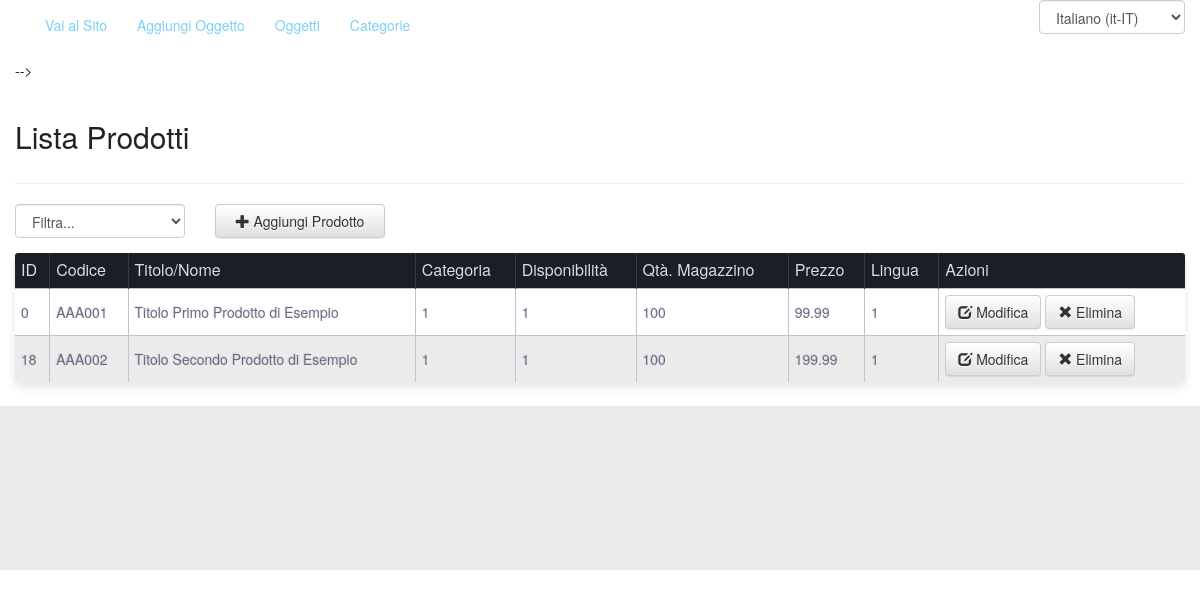
The app's page /Admin/showItems (signed in), older data.
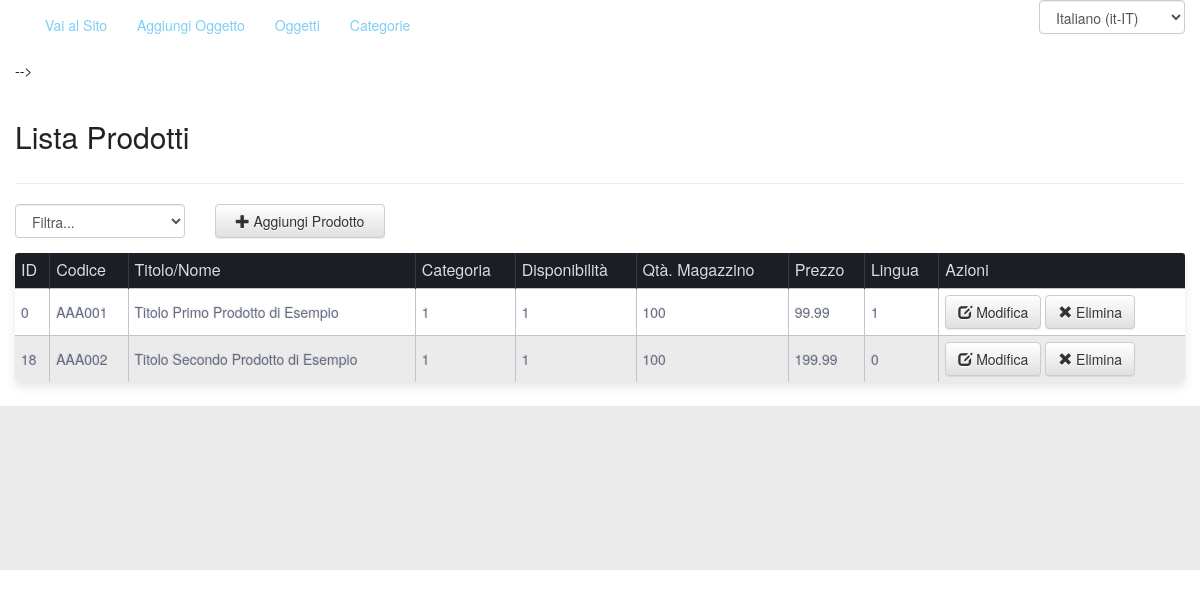
The same page, newer data.
### tables this page shows
CREATE TABLE `acms_shop_items` (
  `item_id` int(11) NOT NULL,
  `item_code` varchar(45) DEFAULT NULL,
  `fk_category_id` int(11) DEFAULT NULL,
  `item_status` tinyint(1) DEFAULT '0',
  `item_stock` int(11) DEFAULT NULL,
  `item_price` float DEFAULT NULL,
  `item_title` varchar(100) DEFAULT NULL,
  `item_weight` varchar(45) DEFAULT NULL,
  `item_color` varchar(45) DEFAULT NULL,
  `item_short_desc` varchar(100) DEFAULT NULL,
  `item_long_desc` text,
  `item_meta_keywords` varchar(150) DEFAULT NULL,
  `item_meta_description` varchar(150) DEFAULT NULL,
  `fk_lang_id` int(11) NOT NULL
);

### controllers/Admin.php (called while the page is built, shortened)
<?php
class Admin extends Controller
{
    function index()
    {
        $this->getView('pages/page_default');
    }
    function showItems($args)
    {
        $this->args = $args;
        $shop_model = $this->getModel('ShopModel');
        $this->items = $shop_model->getItems();
        $this->index($this->args);
    }
}

### index.php (called while the page is built, shortened)
<?php
require_once(__DIR__.'/Config.php');
require_once(Config::$abs_path.'/libs/php/Session.php');
require_once(Config::$abs_path.'/libs/php/Database.php');
require_once(Config::$abs_path.'/controllers/Controller.php');
require_once(Config::$abs_path.'/App.php');
(new App());

### libs/php/Session.php (called while the page is built, shortened)
<?php
class Session
{
    public static function get($key)
    {
        if (isset($_SESSION[$key]))
        {
            return $_SESSION[$key];
        }else{
            return FALSE;
        }
    }
}

### libs/php/Database.php (called while the page is built, shortened)
<?php
class Database
{
    public $mysqli;
    public function __construct()
    {
        $this->mysqli = new mysqli( Config::$db_host, Config::$db_user, Config::$db_pass, Config::$db_name);
    }
    public function queryExec($query='')
    {
        $_query = str_replace("#_", Config::$db_prefix, $query);
        if (!$result = $this->mysqli->query($_query)) {
            echo "<b>Database() say: </b>query problems<br>";
            echo "Query: " . $_query . "<br>";
            echo "Errno: " . $this->mysqli->errno . "<br>";
            echo "Error: " . $this->mysqli->error . "<br>";
            exit;
        }
        return $result;
    }
}

### models/ShopModel.php (called while the page is built, shortened)
<?php
class ShopModel extends Model
{
    function getItems($fk_category_id=NULL, $item_code=NULL)
    {
        $query = "SELECT * FROM #_shop_items ";
        $result = $this->queryExec($query);
        $data = array();
        while($row = $result->fetch_object()){
            array_push($data, $row);
        }
        if(!$result){
            return FALSE;
        }else{
            return $data;
        }
    }
}

### views/admin/shop/items_list.php (the view, shortened to what this page needs)
<div class="items_list">
    <div class="row">
        <div class="col-xs-12 col-sm-12 col-md-12 col-lg-12">
            <h2>Lista Prodotti</h2>
        </div>
    </div><hr/>
    <div class="row">
        <div class="col-xs-6 col-sm-3 col-md-2 col-lg-2">
            <div class="form-group">
                <select name="items_list_filter" id="items_list_filter" class="form-control">
                    <option value="NULL">Filtra...</option>
                </select>
            </div>
        </div>
        <div class="col-xs-6 col-sm-3 col-md-2 col-lg-2">
            <div class="form-group">
                <a href="<?=Config::$web_path;?>/Admin/addItem" class="btn btn-default form-control">
                    <span class="glyphicon glyphicon-plus"></span> Aggiungi Prodotto
                </a>
            </div>
        </div>
    </div>
    <?php if(isset($this->items) && $this->items!==FALSE):?>
    <table>
        <tbody>
            <tr>
                <th>ID</th>
                <th>Codice</th>
                <th>Titolo/Nome</th>
                <th>Categoria</th>
                <th>Disponibilit&agrave;</th>
                <th>Qt&agrave;. Magazzino</th>
                <th>Prezzo</th>
                <th>Lingua</th>
                <th>Azioni</th>
            </tr>
            <?php foreach($this->items as $item_val):?>
                <tr>
                    <td><?=$item_val->item_id;?></td>
                    <td><?=$item_val->item_code;?></td>
                    <td><?=$item_val->item_title;?></td>
                    <td><?=$item_val->fk_category_id;?></td>
                    <td><?=$item_val->item_status;?></td>
                    <td><?=$item_val->item_stock;?></td>
                    <td><?=$item_val->item_price;?></td>
                    <td><?=$item_val->fk_lang_id;?></td>
                    <td>
                        <a href="<?=Config::$web_path;?>/Admin/editItem/<?=$item_val->item_id;?>" class="btn btn-default"><span class="glyphicon glyphicon-edit"></span> Modifica</a>
                        <a href="<?=Config::$web_path;?>/Admin/deleteItem/<?=$item_val->item_id;?>" class="btn btn-default"><span class="glyphicon glyphicon-remove"></span> Elimina</a>
                    </td>
                </tr>
            <?php endforeach;?>
        </tbody>
    </table>
    <?php endif;?>
</div>

### App.php (shortened to what this page needs)
<?php
class App
{
    protected $controller = 'Page';
    protected $method = 'index';
    protected $params = array();
    public function __construct()
    {
        $url = $this->parseUrl();
        if($url)
        {
            if( file_exists(__DIR__ . '/controllers/' . $url[0] . '.php') )
            {
                $this->controller = $url[0];
                unset($url[0]);
                $this->controller = new $this->controller;
                if( isset($url[1]) && method_exists($this->controller, $url[1]))
                {
                    $this->method = $url[1];
                    unset($url[1]);
                }
            }
            $this->params = $url ? array_values($url) : array();
            call_user_func_array(array($this->controller, $this->method), array($this->params));
        }else{
            require_once(dirname(__FILE__) . '/controllers/' . $this->controller . '.php');
            $this->controller = new $this->controller;
            call_user_func_array(array($this->controller, $this->method), array($this->params));
        }
    }
    public function parseUrl()
    {
        $get = filter_input_array(INPUT_GET, FILTER_SANITIZE_STRING);
        if(isset($get['url'])){
            return $url = explode('/', filter_var(rtrim($get['url'], '/'), FILTER_SANITIZE_URL) );
        }else{
            return FALSE;
        }
    }
}

### views/pages/page_default.php (shortened to what this page needs)
<!DOCTYPE html>
<html lang="en" data-localization="<?=Session::get('lang') ? Session::get('lang') : Config::$default_lang;?>">
    <head>
        <link href="<?=Config::$web_path;?>/libs/bootstrap/css/bootstrap.min.css" rel="stylesheet">
        <link href="<?=Config::$web_path;?>/libs/bootstrap/css/bootstrap-theme.min.css" rel="stylesheet">
        <link href="<?=Config::$web_path;?>/css/app_style.css" rel="stylesheet">
        <link href="<?=Config::$web_path;?>/themes/<?=Config::$theme;?>/css/theme.css" rel="stylesheet">
        <link type="text/css" rel="stylesheet" href="<?=Config::$web_path;?>/js/libs/jquery-ui-1.11.4/jquery-ui.min.css" />
        <link type="text/css" rel="stylesheet" href="<?=Config::$web_path;?>/js/libs/sweetalert-master/dist/sweetalert.css" />
        <link type="text/css" rel="stylesheet" href="<?=Config::$web_path;?>/js/libs/jonthornton-jquery-timepicker/jquery.timepicker.css" />
    </head>
    <body>
        <div class="container-fluid">
            <header class="row">
                <div class="header-content col-xs-12 col-sm-12 col-md-12 col-lg-12">
                    <?php $this->getInclude('header-content');?>
                </div>
        <div class="container-fluid">
            <div class="main-content">
                <?php $this->getInclude('main-content') ?>
            </div>
        </div>
        <div class="container-fluid">
            <footer class="row">
                <div class="footer-content col-xs-12 col-sm-12 col-md-12 col-lg-12">
                </div>
            </footer>
        </div>
    </body>
</html>

### controllers/Controller.php (shortened to what this page needs)
<?php
class Controller
{
    public $includes = array("positions"=>array());
    public function getModel($model='')
    {
        return new $model();
    }
    public function getView($view="", $data=NULL )
    {
        require_once(Config::$abs_path.'/views/'.$view.'.php');
    }
    public function includeView($view="", $position="")
    {
        $view_path = Config::$abs_path.'/views/'.$view.'.php';
        if($position!=""){
            $this->includes['positions'][$position] = $view_path;
        }else{
            array_push($this->includes, $view_path);
        }
    }
    public function getInclude($position="")
    {
        if( isset($this->includes['positions'][$position]) )
        {
            require_once( $this->includes['positions'][$position] );
        }
    }
}

### views/admin/nav/menu.php (shortened to what this page needs)
<div class="main_menu">
    <div class="main_menu_wrapper">
        <?php if(isset($this->menus["main_menu"])): ?>
            <div id="navbar" class="navbar-collapse collapse">
                <ul class="nav navbar-nav">
                    <li>
                        <a href="<?=Config::$web_path;?>" target="_blank">
                            Vai al Sito
                        </a>
                    </li>
                    <li>
                        <a href="<?=Config::$web_path;?>/Admin/addItem">
                            Aggiungi Oggetto
                        </a>
                    </li>
                    <li>
                        <a href="<?=Config::$web_path;?>/Admin/showItems">
                            Oggetti
                        </a>
                    </li>
                    <li>
                        <a href="<?=Config::$web_path;?>/Admin/showCategories">
                            Categorie
                        </a>
                    </li>
                </ul>
                <ul class="nav navbar-nav navbar-right">
                            <?php include(__DIR__ . '/lang_menu.php');?>
                    -->
            </div>
        <?php endif;?>
    </div>
</div>

### views/nav/lang_menu.php (shortened to what this page needs)
        <div class="form-group">
            <select id="languageCode" name="language_code" class="form-control">
                <option value="it-IT" <?=Session::get('lang')==="it-IT" ? 'selected' : ''; ?>>
                    Italiano (it-IT)
                </option>
            </select>
        </div>
</div>

### css/app_style.css (style rules this page uses)
a, a:hover, a:focus, a:visited { text-decoration: none; }

### themes/default/css/theme.css (style rules this page uses)
html, body { color: #222; }
a { color: #7ecff4; }
select, option { color: #222; }
footer { min-height: 164px; margin-top: 24px; margin-bottom: 0; background: #EBEBEB; }
table { background: white; border-radius:3px; border-collapse: collapse; margin: auto; padding:5px; width: 100%; box-shadow: 0 5px 10px rgba(0, 0, 0, 0.1); animation: float 5s infinite; }
th { color:#D5DDE5;; background:#1b1e24; border-right: 1px solid #343a45; font-size:16px; font-weight: 100; padding:6px; text-align:left; text-shadow: 0 1px 1px rgba(0, 0, 0, 0.1); vertical-align:middle; }
th:first-child { border-top-left-radius:3px; }
th:last-child { border-top-right-radius:3px; border-right:none; }
tr { border-top: 1px solid #C1C3D1; border-bottom: 1px solid #C1C3D1; color:#666B85; font-size:16px; font-weight:normal; text-shadow: 0 1px 1px rgba(256, 256, 256, 0.1); }
tr:first-child { border-top:none; }
tr:last-child { border-bottom:none; }
tr:nth-child(odd) td { background:#EBEBEB; }
tr:last-child td:first-child { border-bottom-left-radius:3px; }
tr:last-child td:last-child { border-bottom-right-radius:3px; }
td { background:#FFFFFF; padding:6px; text-align:left; vertical-align:middle; font-weight:300; font-size:14px; text-shadow: -1px -1px 1px rgba(0, 0, 0, 0.1); border-right: 1px solid #C1C3D1; }
td:last-child { border-right: 0px; }

Row changes from the older to the newer data that the page shows:
changed acms_shop_items "AAA002": fk_lang "1" → "0"
